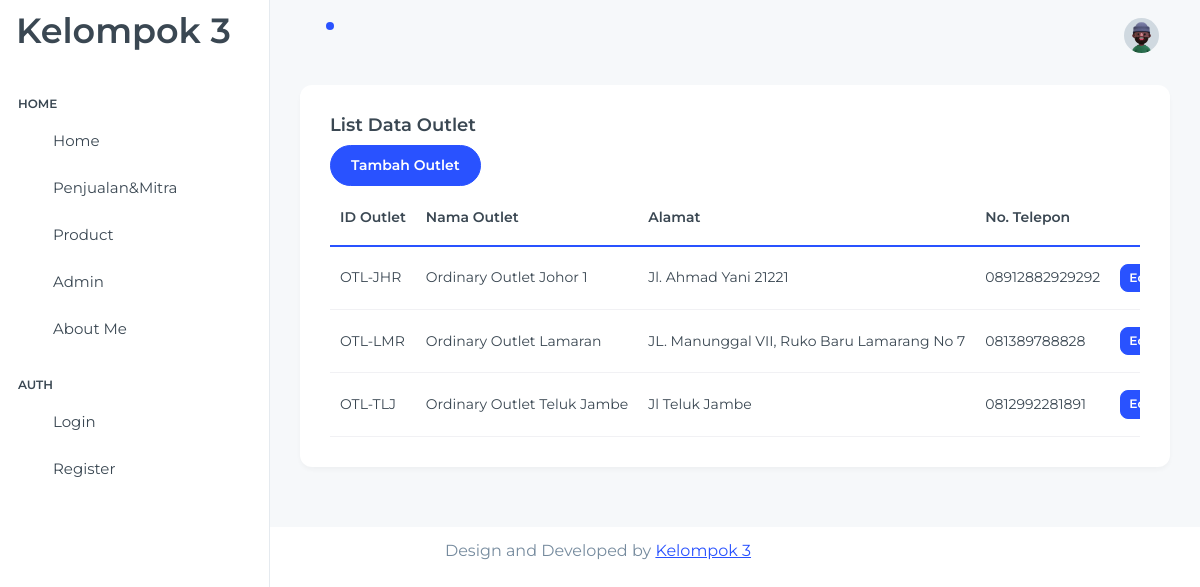
/index.php/outlet, run on the app's committed database.
### tables this page shows
CREATE TABLE `tbloutlet` (
  `id_outlet` varchar(10) NOT NULL,
  `nm_outlet` varchar(255) NOT NULL,
  `alamat_outlet` text NOT NULL,
  `no_telp_outlet` varchar(15) NOT NULL
);

### application/controllers/Outlet.php (called while the page is built, shortened)
<?php
class Outlet extends CI_Controller {
    public function __construct() {
        $this->load->model('Outlet_model');
        $this->load->library('form_validation');
        $this->load->helper('url');
    }
    public function index() {
        $this->load->view('templates/header');
        $data['outlets'] = $this->Outlet_model->get_all_outlets();
        $this->load->view('admin/outlet', $data);
        $this->load->view('templates/footer');
    }
}

### index.php (called while the page is built, shortened)
<?php
require_once BASEPATH.'core/CodeIgniter.php';

### application/models/Outlet_model.php (called while the page is built, shortened)
<?php
class Outlet_model extends CI_Model
{
    public function get_all_outlets()
    {
        return $this->db->get('tbloutlet')->result();
    }
}
?>

### application/views/admin/outlet.php (the view, shortened to what this page needs)
<div class="container-fluid">
  <div class="col-lg-12">
      <div class="card">
        <div class="card-body">
          <h5 class="card-title">List Data Outlet</h5>
          <button type="button" class="btn btn-primary mb-1" data-bs-toggle="modal" data-bs-target="#addOutletModal">Tambah Outlet
          </button>
          <div class="table-responsive">
            <table class="table text-nowrap align-middle mb-0">
              <thead>
                <tr class="border-2 border-bottom border-primary border-0">
                  <th scope="col">ID Outlet</th>
                  <th scope="col">Nama Outlet</th>
                  <th scope="col">Alamat</th>
                  <th scope="col">No. Telepon</th>
                  <th scope="col"></th>
                </tr>
              </thead>
              <tbody>
                <?php if (!empty($outlets)): ?>
                  <?php foreach ($outlets as $outlet): ?>
                    <tr>
                      <td><?= $outlet->id_outlet ?></td>
                      <td><?= $outlet->nm_outlet ?></td>
                      <td><?= $outlet->alamat_outlet ?></td>
                      <td><?= $outlet->no_telp_outlet ?></td>
                      <td>
                          <button class="btn btn-primary btn-sm editOutlet"
                              data-id="<?= $outlet->id_outlet ?>"
                              data-nama="<?= $outlet->nm_outlet ?>"
                              data-alamat="<?= $outlet->alamat_outlet ?>"
                              data-telp="<?= $outlet->no_telp_outlet ?>">
                              Edit
                          </button>
                      </td>
                    </tr>
                  <?php endforeach; ?>
                <?php else: ?>
                  <tr>
                    <td colspan="4" class="text-center text-muted">Data Kosong</td>
                  </tr>
                <?php endif; ?>
              </tbody>
            </table>
          </div>
        </div>
      </div>
    </div>
</div>

### application/views/templates/header.php (shortened to what this page needs)
<!doctype html>
<html lang="en">
<head>
  <link rel="stylesheet" href="<?= base_url('assets/libs/simplebar/dist/simplebar.min.css'); ?>">
  <link rel="stylesheet" href="<?= base_url('assets/css/styles.min.css'); ?>">
  <link rel="stylesheet" href="<?= base_url('assets/sweetalert2/sweetalert2.min.css') ?>">
</head>
  <body>
    <div class="page-wrapper" id="main-wrapper" data-layout="vertical" data-navbarbg="skin6" data-sidebartype="full"
      data-sidebar-position="fixed" data-header-position="fixed">
      <aside class="left-sidebar">
        <div>
          <div class="brand-logo d-flex align-items-center justify-content-between">
            <a href="./index.html">
              <h1>Kelompok 3</h1>
            </a>
          </div>
        <nav class="sidebar-nav scroll-sidebar" data-simplebar="">
          <ul id="sidebarnav">
            <li class="nav-small-cap">
              <span class="hide-menu">Home</span>
            </li>
    <li class="sidebar-item">
        <a class="sidebar-link" href="<?= base_url('admin'); ?>" aria-expanded="false">
            <span>
            </span>
            <span class="hide-menu">Home</span>
        </a>
        </li>
        <li class="sidebar-item">
        <a class="sidebar-link" href="<?= base_url('outlet'); ?>" aria-expanded="false">
            <span>
            </span>
            <span class="hide-menu">Penjualan&Mitra</span>
        </a>
        </li>
        <li class="sidebar-item">
        <a class="sidebar-link" href="./product.html" aria-expanded="false">
            <span>
            </span>
            <span class="hide-menu">Product</span>
        </a>
        </li>
        <li class="sidebar-item">
        <a class="sidebar-link" href="./admin.html" aria-expanded="false">
            <span>
            </span>
            <span class="hide-menu">Admin</span>
        </a>
        </li>
        <li class="sidebar-item">
        <a class="sidebar-link" href="./about.html" aria-expanded="false">
            <span>
            </span>
            <span class="hide-menu">About Me</span>
        </a>
        </li>
            <li class="nav-small-cap">
              <span class="hide-menu">AUTH</span>
            </li>
            <li class="sidebar-item">
              <a class="sidebar-link" href="./authentication-login.html" aria-expanded="false">
                <span>
                </span>
                <span class="hide-menu">Login</span>
              </a>
            </li>
            <li class="sidebar-item">
              <a class="sidebar-link" href="./authentication-register.html" aria-expanded="false">
                <span>
                </span>
                <span class="hide-menu">Register</span>
              </a>
            </li>
        </nav>
      </div>
    </aside>
    <div class="body-wrapper">
      <header class="app-header">
        <nav class="navbar navbar-expand-lg navbar-light">
          <ul class="navbar-nav">
            <li class="nav-item">
              <a class="nav-link nav-icon-hover" href="javascript:void(0)">
                <i class="ti ti-bell-ringing"></i>
                <div class="notification bg-primary rounded-circle"></div>
              </a>
            </li>
          </ul>
          <div class="navbar-collapse justify-content-end px-0" id="navbarNav">
            <ul class="navbar-nav flex-row ms-auto align-items-center justify-content-end">
              <li class="nav-item dropdown">
                <a class="nav-link nav-icon-hover" href="javascript:void(0)" id="drop2" data-bs-toggle="dropdown"
                  aria-expanded="false">
                  <img src="<?= base_url('assets/images/profile/user-1.jpg'); ?>" alt="" width="35" height="35" class="rounded-circle">
                </a>
              </li>
            </ul>
          </div>
        </nav>
      </header>

### application/views/templates/footer.php
</div>
  </div>
</body>
<footer>
  <div class="py-6 px-6 text-center">
  <p class="mb-0 fs-4">Design and Developed by <a href="https://adminmart.com/" target="_blank" class="pe-1 text-primary text-decoration-underline">Kelompok 3</a></p>
  </div>
</footer>
</html>

### data on the page
tbloutlet: id_outlet "OTL-JHR", nm_outlet "Ordinary Outlet Johor 1", alamat_outlet "Jl. Ahmad Yani 21221", no_telp_outlet "08912882929292"
tbloutlet: id_outlet "OTL-LMR", nm_outlet "Ordinary Outlet Lamaran", alamat_outlet "JL. Manunggal VII, Ruko Baru Lamarang No 7", no_telp_outlet "081389788828"
tbloutlet: id_outlet "OTL-TLJ", nm_outlet "Ordinary Outlet Teluk Jambe", alamat_outlet "Jl Teluk Jambe", no_telp_outlet "0812992281891"
